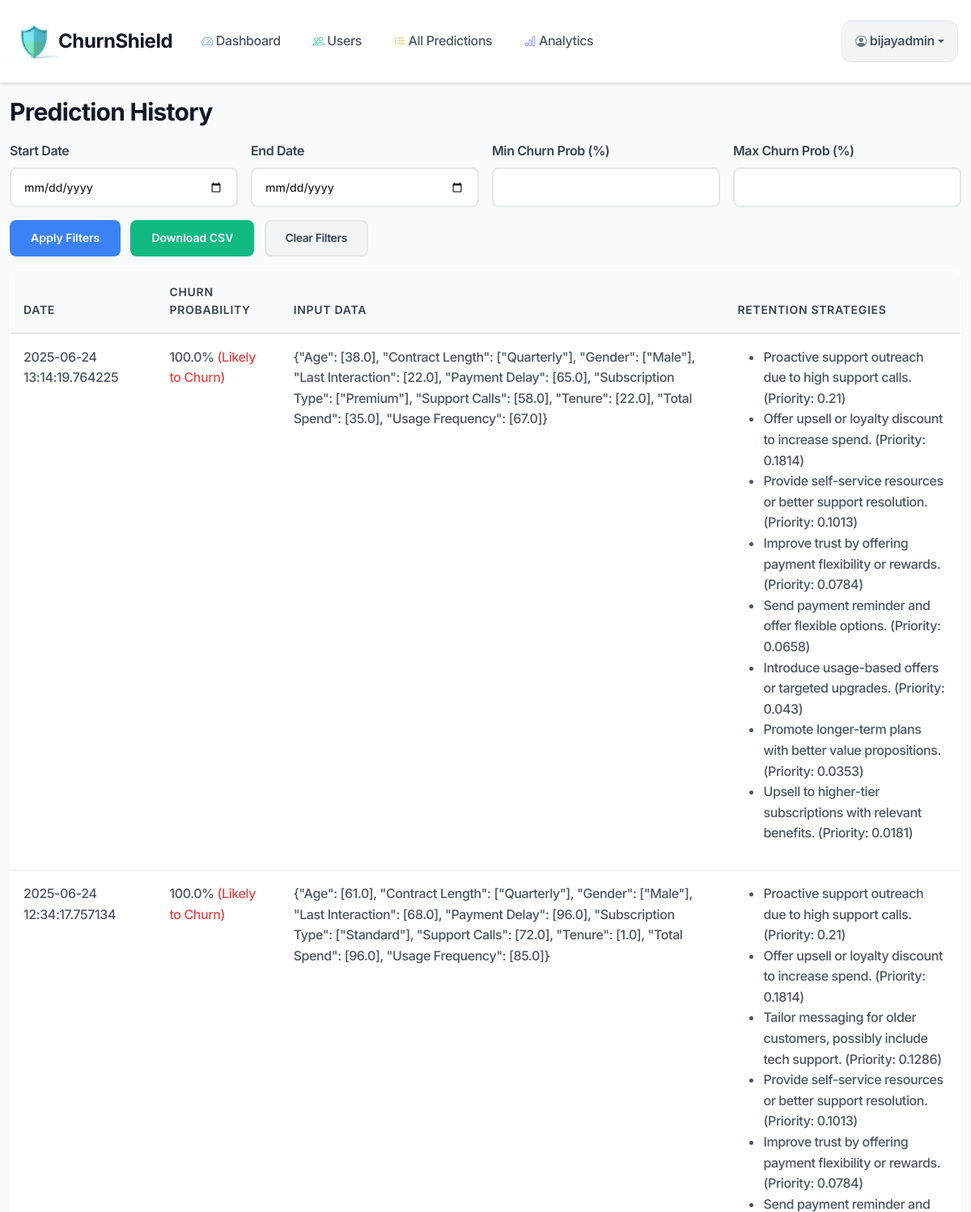
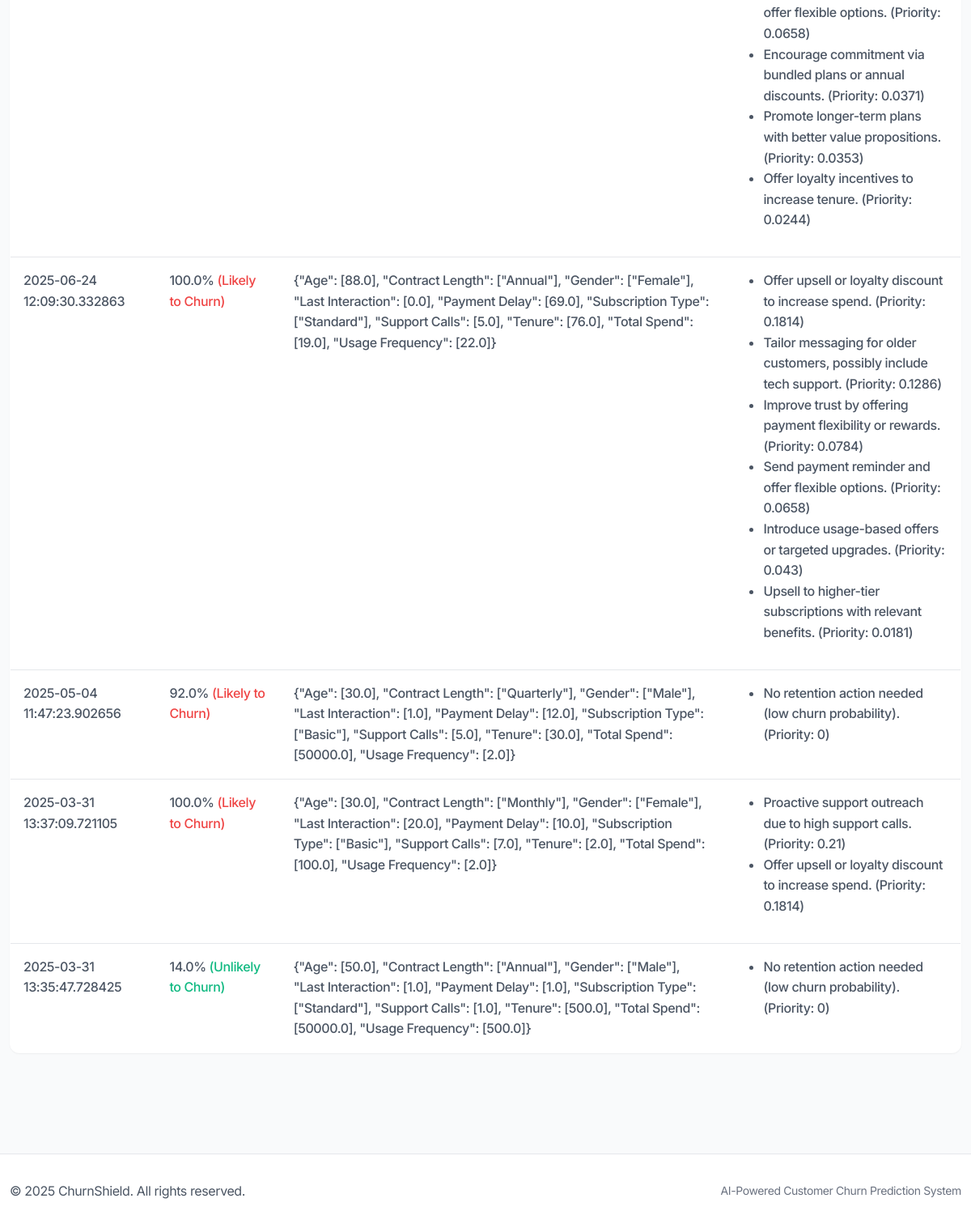
The app's page /history (signed in) with its own data (2 pictures, top to bottom).
### database.py (models this page shows)
class User(db.Model, UserMixin):  # Add UserMixin
    id = db.Column(db.Integer, primary_key=True)
    username = db.Column(db.String(80), unique=True, nullable=False)
    password = db.Column(db.String(120), nullable=False)  # Hashed in app.py
    is_admin = db.Column(db.Boolean, default=False)
    predictions = db.relationship('Prediction', backref='user', lazy=True)

class Prediction(db.Model):
    id = db.Column(db.Integer, primary_key=True)
    user_id = db.Column(db.Integer, db.ForeignKey('user.id'), nullable=False)
    prediction = db.Column(db.Float, nullable=False)  # Probability between 0 and 1
    date_submitted = db.Column(db.DateTime, nullable=False)
    input_data = db.Column(db.String(500), nullable=False)  # Store input as JSON
    retention_strategy = db.Column(db.String(500), nullable=True)  # New column

### app.py (the view, shortened to what this page needs)
@app.route('/history')
@login_required
def history():
    pred_date_start = request.args.get('pred_date_start', '')
    pred_date_end = request.args.get('pred_date_end', '')
    pred_prob_min = request.args.get('pred_prob_min', '')
    pred_prob_max = request.args.get('pred_prob_max', '')
    action = request.args.get('action', '')  # New param to trigger export
    predictions_query = Prediction.query.filter_by(user_id=current_user.id)
    if pred_date_start:
        predictions_query = predictions_query.filter(Prediction.date_submitted >= pred_date_start)
    if pred_date_end:
        predictions_query = predictions_query.filter(Prediction.date_submitted <= pred_date_end)
    if pred_prob_min:
        predictions_query = predictions_query.filter(Prediction.prediction >= float(pred_prob_min) / 100)
    if pred_prob_max:
        predictions_query = predictions_query.filter(Prediction.prediction <= float(pred_prob_max) / 100)
    predictions_query = predictions_query.order_by(Prediction.date_submitted.desc())
    predictions = predictions_query.all()
    return render_template('history.html',
                           predictions=predictions,
                           pred_date_start=pred_date_start,
                           pred_date_end=pred_date_end,
                           pred_prob_min=pred_prob_min,
                           pred_prob_max=pred_prob_max)

### app.py (called while the page is built)
@login_manager.user_loader
def load_user(user_id):
    return User.query.get(int(user_id))

### templates/history.html
{% extends "base.html" %}
{% block content %}
<h2>Prediction History</h2>
<form method="GET" action="{{ url_for('history') }}" class="mb-3">
    <div class="row g-3">
        <div class="col-md-3">
            <label for="pred_date_start" class="form-label">Start Date</label>
            <input type="date" name="pred_date_start" id="pred_date_start" class="form-control" value="{{ pred_date_start }}">
        </div>
        <div class="col-md-3">
            <label for="pred_date_end" class="form-label">End Date</label>
            <input type="date" name="pred_date_end" id="pred_date_end" class="form-control" value="{{ pred_date_end }}">
        </div>
        <div class="col-md-3">
            <label for="pred_prob_min" class="form-label">Min Churn Prob (%)</label>
            <input type="number" name="pred_prob_min" id="pred_prob_min" class="form-control" min="0" max="100" value="{{ pred_prob_min }}">
        </div>
        <div class="col-md-3">
            <label for="pred_prob_max" class="form-label">Max Churn Prob (%)</label>
            <input type="number" name="pred_prob_max" id="pred_prob_max" class="form-control" min="0" max="100" value="{{ pred_prob_max }}">
        </div>
    </div>
    <div class="mt-3">
        <button type="submit" name="action" value="filter" class="btn btn-primary me-2">Apply Filters</button>
        <button type="submit" name="action" value="export" class="btn btn-success me-2">Download CSV</button>
        <a href="{{ url_for('history') }}" class="btn btn-secondary">Clear Filters</a>
    </div>
</form>
<table class="table">
    <thead>
        <tr>
            <th>Date</th>
            <th>Churn Probability</th>
            <th>Input Data</th>
            <th>Retention Strategies</th>
        </tr>
    </thead>
<tbody>
    {% for pred in predictions %}
        <tr>
            <td>{{ pred.date_submitted }}</td>
            <td>
                {{ (pred.prediction * 100)|round(2) }}%
                {% if (pred.prediction * 100) >= 50 %}
                    <span class="text-danger">(Likely to Churn)</span>
                {% else %}
                    <span class="text-success">(Unlikely to Churn)</span>
                {% endif %}
            </td>
            <td>
                {% if pred.input_data %}
                    {{ pred.input_data|from_json|tojson|safe }}
                {% else %}
                    <em>No data</em>
                {% endif %}
            </td>
            <td>
                {% if pred.retention_strategy %}
                    {% set strategies = pred.retention_strategy|from_json %}
                    {% if strategies %}
                        <ul>
                        {% for strategy in strategies %}
                            <li>{{ strategy.action }} (Priority: {{ strategy.priority|round(4) }})</li>
                        {% endfor %}
                        </ul>
                    {% else %}
                        {% if pred.prediction > 0.5 %}
                            <p>No specific retention strategies triggered.</p>
                        {% else %}
                            <p>Not likely to churn.</p>
                        {% endif %}
                    {% endif %}
                {% else %}
                    {% if pred.prediction > 0.5 %}
                        <p>No specific retention strategies triggered.</p>
                    {% else %}
                        <p>Not likely to churn.</p>
                    {% endif %}
                {% endif %}
            </td>
        </tr>
    {% endfor %}
</tbody>
</table>
{% endblock %}

### templates/base.html (shortened to what this page needs)
<!DOCTYPE html>
<html lang="en">
<head>
    <link href="https://cdn.jsdelivr.net/npm/bootstrap@5.3.0/dist/css/bootstrap.min.css" rel="stylesheet">
    <link href="https://cdn.jsdelivr.net/npm/bootstrap-icons/font/bootstrap-icons.css" rel="stylesheet">
    <link rel="stylesheet" href="{{ url_for('static', filename='style.css') }}">
</head>
<body>
    <nav class="navbar navbar-expand-lg navbar-light fixed-top">
        <div class="container">
            <a class="navbar-brand" href="{{ url_for('dashboard') }}">
                <img src="../static/logo1.png" alt="logo">
                ChurnShield
            </a>
            <div class="collapse navbar-collapse" id="navbarNav">
                {% if current_user.is_authenticated %}
                    <ul class="navbar-nav me-auto">
                        <li class="nav-item">
                            <a class="nav-link" href="{{ url_for('dashboard') }}">
                                <i class="bi bi-speedometer2 me-1"></i>
                                Dashboard
                            </a>
                        </li>
                        {% if current_user.is_admin %}
                            <li class="nav-item">
                                <a class="nav-link" href="{{ url_for('admin_user') }}">
                                    <i class="bi bi-people me-1"></i>
                                    Users
                                </a>
                            </li>
                            <li class="nav-item">
                                <a class="nav-link" href="{{ url_for('predictions_user') }}">
                                    <i class="bi bi-list-ul me-1"></i>
                                    All Predictions
                                </a>
                            </li>
                            <li class="nav-item">
                                <a class="nav-link" href="{{ url_for('eda_dashboard') }}">
                                    <i class="bi bi-bar-chart me-1"></i>
                                    Analytics
                                </a>
                            </li>
                        {% endif %}
                    </ul>
                    <div class="navbar-nav">
                        <div class="nav-item dropdown">
                            <a class="nav-link dropdown-toggle user-dropdown" href="#" id="userDropdown" role="button" data-bs-toggle="dropdown">
                                <i class="bi bi-person-circle me-1"></i>
                                {{ current_user.username }}
                            </a>
                        </div>
                    </div>
                {% endif %}
            </div>
        </div>
    </nav>
    <main class="main-content">
        <div class="container">
            {% block content %}{% endblock %}
        </div>
    </main>
    <footer class="footer mt-5">
        <div class="container">
            <div class="row">
                <div class="col-md-6">
                    <p class="mb-0">&copy; 2025 ChurnShield. All rights reserved.</p>
                </div>
                <div class="col-md-6 text-md-end">
                    <small class="text-muted">AI-Powered Customer Churn Prediction System</small>
                </div>
            </div>
        </div>
    </footer>
</body>
</html>

### records on screen
User: username "bijayadmin"
Prediction: date_submitted "2025-06-24 13:14:19.764225", (pred.prediction*100)|round(2) "100.0", shows "(Likely to Churn)", input_data|from_json "{\"Age\": [38.0], \"Contract Length\": [\"Quarterly\"], \"Gender\": [\"Male\"], \"Last Interaction\": [22.0], \"Payment Delay\": [65.0], \"Subscription Type\": [\"Premium\"], \"Support Calls\": [58.0], \"Tenure\": [22.0], \"Total Spend\": [35.0], \"Usage Frequency\": [67.0]}", action "Proactive support outreach due to high support calls." "Offer upsell or loyalty discount to increase spend." "Provide self-service resources or better support resolution." "Improve trust by offering payment flexibility or rewards." "Send payment reminder and offer flexible options." "Introduce usage-based offers or targeted upgrades." "Promote longer-term plans with better value propositions." "Upsell to higher-tier subscriptions with relevant benefits.", priority "0.21" "0.1814" "0.1013" "0.0784" "0.0658" "0.043" "0.0353" "0.0181"
Prediction: date_submitted "2025-06-24 12:34:17.757134", (pred.prediction*100)|round(2) "100.0", shows "(Likely to Churn)", input_data|from_json "{\"Age\": [61.0], \"Contract Length\": [\"Quarterly\"], \"Gender\": [\"Male\"], \"Last Interaction\": [68.0], \"Payment Delay\": [96.0], \"Subscription Type\": [\"Standard\"], \"Support Calls\": [72.0], \"Tenure\": [1.0], \"Total Spend\": [96.0], \"Usage Frequency\": [85.0]}", action "Proactive support outreach due to high support calls." "Offer upsell or loyalty discount to increase spend." "Tailor messaging for older customers, possibly include tech support." "Provide self-service resources or better support resolution." "Improve trust by offering payment flexibility or rewards." "Send payment reminder and offer flexible options." "Encourage commitment via bundled plans or annual discounts." "Promote longer-term plans with better value propositions." "Offer loyalty incentives to increase tenure.", priority "0.21" "0.1814" "0.1286" "0.1013" "0.0784" "0.0658" "0.0371" "0.0353" "0.0244"
Prediction: date_submitted "2025-06-24 12:09:30.332863", (pred.prediction*100)|round(2) "100.0", shows "(Likely to Churn)", input_data|from_json "{\"Age\": [88.0], \"Contract Length\": [\"Annual\"], \"Gender\": [\"Female\"], \"Last Interaction\": [0.0], \"Payment Delay\": [69.0], \"Subscription Type\": [\"Standard\"], \"Support Calls\": [5.0], \"Tenure\": [76.0], \"Total Spend\": [19.0], \"Usage Frequency\": [22.0]}", action "Offer upsell or loyalty discount to increase spend." "Tailor messaging for older customers, possibly include tech support." "Improve trust by offering payment flexibility or rewards." "Send payment reminder and offer flexible options." "Introduce usage-based offers or targeted upgrades." "Upsell to higher-tier subscriptions with relevant benefits.", priority "0.1814" "0.1286" "0.0784" "0.0658" "0.043" "0.0181"
Prediction: date_submitted "2025-05-04 11:47:23.902656", (pred.prediction*100)|round(2) "92.0", shows "(Likely to Churn)", input_data|from_json "{\"Age\": [30.0], \"Contract Length\": [\"Quarterly\"], \"Gender\": [\"Male\"], \"Last Interaction\": [1.0], \"Payment Delay\": [12.0], \"Subscription Type\": [\"Basic\"], \"Support Calls\": [5.0], \"Tenure\": [30.0], \"Total Spend\": [50000.0], \"Usage Frequency\": [2.0]}", action "No retention action needed (low churn probability).", priority "0"
Prediction: date_submitted "2025-03-31 13:37:09.721105", (pred.prediction*100)|round(2) "100.0", shows "(Likely to Churn)", input_data|from_json "{\"Age\": [30.0], \"Contract Length\": [\"Monthly\"], \"Gender\": [\"Female\"], \"Last Interaction\": [20.0], \"Payment Delay\": [10.0], \"Subscription Type\": [\"Basic\"], \"Support Calls\": [7.0], \"Tenure\": [2.0], \"Total Spend\": [100.0], \"Usage Frequency\": [2.0]}", action "Proactive support outreach due to high support calls." "Offer upsell or loyalty discount to increase spend.", priority "0.21" "0.1814"
Prediction: date_submitted "2025-03-31 13:35:47.728425", (pred.prediction*100)|round(2) "14.0", shows "(Unlikely to Churn)", input_data|from_json "{\"Age\": [50.0], \"Contract Length\": [\"Annual\"], \"Gender\": [\"Male\"], \"Last Interaction\": [1.0], \"Payment Delay\": [1.0], \"Subscription Type\": [\"Standard\"], \"Support Calls\": [1.0], \"Tenure\": [500.0], \"Total Spend\": [50000.0], \"Usage Frequency\": [500.0]}", action "No retention action needed (low churn probability).", priority "0"
